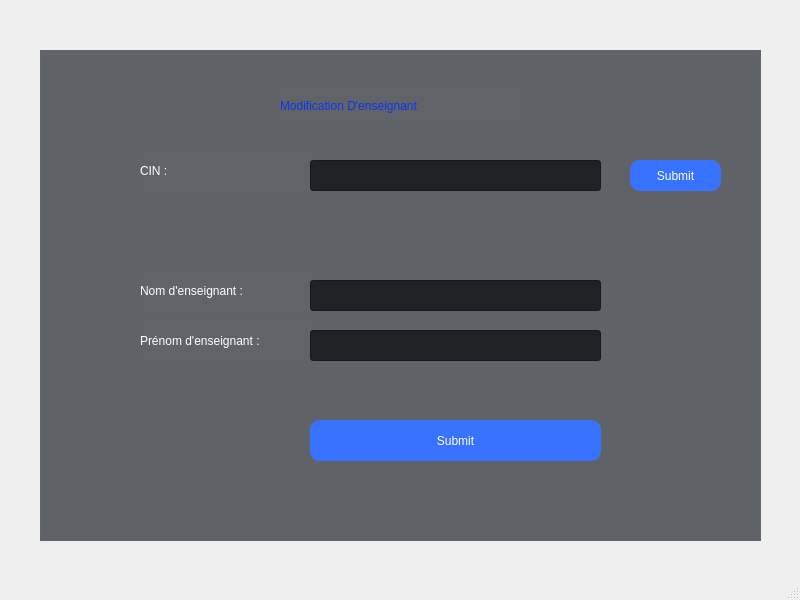
<?xml version="1.0" encoding="UTF-8"?>
<ui version="4.0">
 <class>ModifyProf</class>
 <widget class="QMainWindow" name="ModifyProf">
  <property name="geometry">
   <rect>
    <x>0</x>
    <y>0</y>
    <width>800</width>
    <height>600</height>
   </rect>
  </property>
  <property name="windowTitle">
   <string>MainWindow</string>
  </property>
  <widget class="QWidget" name="centralwidget">
   <widget class="QGroupBox" name="groupBox">
    <property name="geometry">
     <rect>
      <x>40</x>
      <y>50</y>
      <width>721</width>
      <height>491</height>
     </rect>
    </property>
    <property name="layoutDirection">
     <enum>Qt::LeftToRight</enum>
    </property>
    <property name="styleSheet">
     <string notr="true">background-color:#606368;

</string>
    </property>
    <property name="title">
     <string/>
    </property>
    <widget class="QLabel" name="label1">
     <property name="geometry">
      <rect>
       <x>100</x>
       <y>220</y>
       <width>171</width>
       <height>41</height>
      </rect>
     </property>
     <property name="styleSheet">
      <string notr="true">color: rgb(255, 255, 255);
font: 75 12pt &quot;Arial&quot;;
</string>
     </property>
     <property name="text">
      <string>Nom d'enseignant : </string>
     </property>
    </widget>
    <widget class="QLabel" name="label2">
     <property name="geometry">
      <rect>
       <x>100</x>
       <y>270</y>
       <width>171</width>
       <height>41</height>
      </rect>
     </property>
     <property name="styleSheet">
      <string notr="true">color: rgb(255, 255, 255);
font: 75 12pt &quot;Arial&quot;;
</string>
     </property>
     <property name="text">
      <string>Prénom d'enseignant : </string>
     </property>
    </widget>
    <widget class="QLabel" name="label3">
     <property name="geometry">
      <rect>
       <x>100</x>
       <y>100</y>
       <width>171</width>
       <height>41</height>
      </rect>
     </property>
     <property name="styleSheet">
      <string notr="true">color: rgb(255, 255, 255);
font: 75 12pt &quot;Arial&quot;;
</string>
     </property>
     <property name="text">
      <string>CIN : </string>
     </property>
    </widget>
    <widget class="QPushButton" name="pushButton2">
     <property name="geometry">
      <rect>
       <x>270</x>
       <y>370</y>
       <width>291</width>
       <height>41</height>
      </rect>
     </property>
     <property name="styleSheet">
      <string notr="true">QPushButton{
background-color:#3773FE;
color:white;
font: 75 12pt &quot;Arial&quot;;
border-radius:10px;
}

QPushButton:hover:!pressed
{
  border: 1px solid black;
}</string>
     </property>
     <property name="text">
      <string>Submit</string>
     </property>
    </widget>
    <widget class="QLineEdit" name="lineEdit1">
     <property name="geometry">
      <rect>
       <x>270</x>
       <y>230</y>
       <width>291</width>
       <height>31</height>
      </rect>
     </property>
     <property name="styleSheet">
      <string notr="true">background-color:#202124;
color: rgb(255, 255, 255);
font: 75 12pt &quot;Arial&quot;;</string>
     </property>
     <property name="clearButtonEnabled">
      <bool>true</bool>
     </property>
    </widget>
    <widget class="QLineEdit" name="lineEdit3">
     <property name="enabled">
      <bool>true</bool>
     </property>
     <property name="geometry">
      <rect>
       <x>270</x>
       <y>110</y>
       <width>291</width>
       <height>31</height>
      </rect>
     </property>
     <property name="styleSheet">
      <string notr="true">background-color:#202124;
color: rgb(255, 255, 255);
font: 75 12pt &quot;Arial&quot;;</string>
     </property>
     <property name="clearButtonEnabled">
      <bool>true</bool>
     </property>
    </widget>
    <widget class="QLabel" name="label">
     <property name="geometry">
      <rect>
       <x>240</x>
       <y>40</y>
       <width>241</width>
       <height>31</height>
      </rect>
     </property>
     <property name="layoutDirection">
      <enum>Qt::LeftToRight</enum>
     </property>
     <property name="styleSheet">
      <string notr="true">color:#0C34F0;
font: 75 16pt bold &quot;Arial Nova&quot;;</string>
     </property>
     <property name="text">
      <string>Modification D'enseignant</string>
     </property>
    </widget>
    <widget class="QLineEdit" name="lineEdit2">
     <property name="geometry">
      <rect>
       <x>270</x>
       <y>280</y>
       <width>291</width>
       <height>31</height>
      </rect>
     </property>
     <property name="styleSheet">
      <string notr="true">background-color:#202124;
color: rgb(255, 255, 255);
font: 75 12pt &quot;Arial&quot;;</string>
     </property>
     <property name="clearButtonEnabled">
      <bool>true</bool>
     </property>
    </widget>
    <widget class="QPushButton" name="pushButton1">
     <property name="geometry">
      <rect>
       <x>590</x>
       <y>110</y>
       <width>91</width>
       <height>31</height>
      </rect>
     </property>
     <property name="styleSheet">
      <string notr="true">QPushButton{
background-color:#3773FE;
color:white;
font: 75 12pt &quot;Arial&quot;;
border-radius:10px;
}

QPushButton:hover:!pressed
{
  border: 1px solid black;
}</string>
     </property>
     <property name="text">
      <string>Submit</string>
     </property>
    </widget>
   </widget>
  </widget>
  <widget class="QMenuBar" name="menubar">
   <property name="geometry">
    <rect>
     <x>0</x>
     <y>0</y>
     <width>800</width>
     <height>20</height>
    </rect>
   </property>
  </widget>
  <widget class="QStatusBar" name="statusbar"/>
 </widget>
 <resources/>
 <connections/>
</ui>
